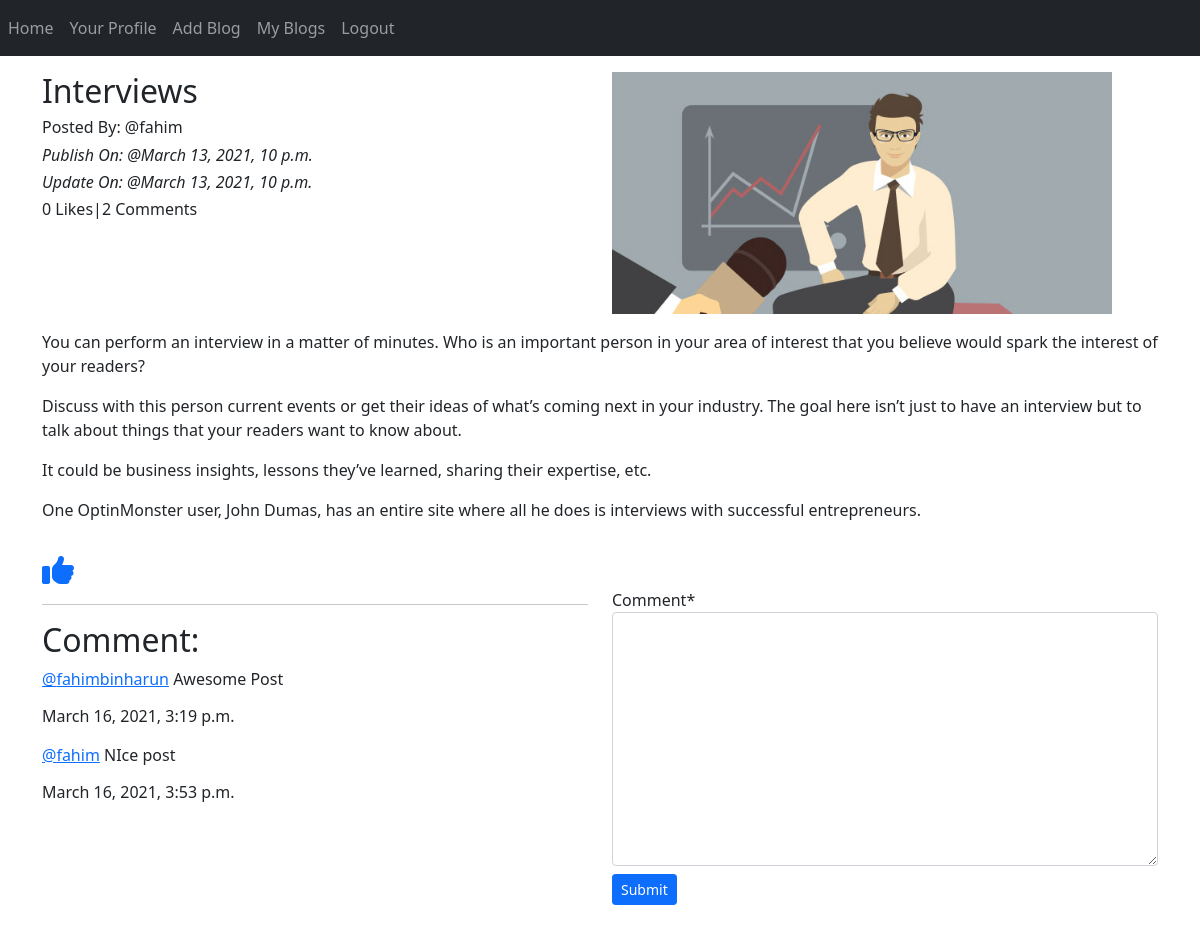
The app's page /blog/details/Interviews-a86efe61-82ed-43e3-b8c1-afc6fd99a917 (signed in) with its own data.
### App_Blog/models.py (models this page shows, shortened)
class Blog(models.Model):
    author = models.ForeignKey(User, on_delete=models.CASCADE, related_name='post_author')
    blog_title = models.CharField(max_length=264, verbose_name="Put a Title")
    slug = models.SlugField(max_length=264, unique=True)
    blog_content = models.TextField(verbose_name="What is on your Mind ")
    blog_image = models.ImageField(upload_to='blog_image', verbose_name='Image')
    publish_date = models.DateTimeField(auto_now_add=True)
    update_date = models.DateTimeField(auto_now_add=True)

class Comment(models.Model):
    blog = models.ForeignKey(Blog, on_delete=models.CASCADE, related_name='blog_comment')
    user = models.ForeignKey(User, on_delete=models.CASCADE, related_name='user_comment')
    comment = models.TextField()
    comment_date = models.DateTimeField(auto_now_add=True)

### App_Blog/views.py (the view, shortened to what this page needs)
# urls.py: path('details/<str:slug>', views.blog_details, name='blog_details'),
@login_required
def blog_details(request, slug):
    blog = Blog.objects.get(slug=slug)
    comment_form = CommentForm()
    already_liked = Likes.objects.filter(blog=blog, user=request.user)
    if already_liked:
        liked = True
    else:
        liked = False
    return render(request, 'App_Blog/blog_details.html',
                  context={'blog': blog, 'comment_form': comment_form, 'liked': liked, })

### App_Blog/forms.py
class CommentForm(forms.ModelForm):
    class Meta:
        model = Comment
        fields = ('comment',)

### templates/App_Blog/blog_details.html (shortened to what this page needs)
{% extends 'base.html' %}
{% load crispy_forms_tags %}
{% block body %}
<div class="row pt-3">
    <div class="col-sm-6" >
        <h2>{{ blog.blog_title }}</h2>
        <h6> Posted By: @{{ blog.author }}</h6>
        <i><h6> Publish On: @{{ blog.publish_date }}</h6></i>
        <i><h6> Update On: @{{ blog.update_date }}</h6></i>
        <h6>{{ blog.blog_liked.count }} Likes|{{ blog.blog_comment.count }} Comments</h6>
    </div>
    <div class="col-sm-6">
        <img src="/media/{{ blog.blog_image }}" alt="" width="500px">
    </div>
    <p>
    {{ blog.blog_content|linebreaks }}
    </p>
</div>
{% if not liked %}
<a href="{% url 'App_Blog:liked_post' pk=blog.pk %}">
    <i class="fa fa-thumbs-up fa-2x"></i>
</a>
{% else %}
<a href="{% url 'App_Blog:unliked_post' pk=blog.pk %}">
    <i class="fa fa-thumbs-down fa-2x"></i>
</a>
{% endif %}
<div class="row">
    <div class="col-sm-6">
        <hr>
        <h2>Comment: </h2>
        {% for comment in blog.blog_comment.all %}
        <p><a href="#">@{{ comment.user }}</a> {{ comment.comment }}<br>
        <h6>{{ comment.comment_date }}</h6></p>
        {% endfor %}
    </div>
    <div class="col-sm-6">
        <form method="POST">
            {{ comment_form|crispy }}
            <input type="submit" value="Submit" class="btn btn-primary btn-sm mt-2">
        </form>
    </div>
</div>
<br>
<br>
{% endblock %}

### records on screen
Blog: blog_title "Interviews", author "fahim", publish_date "March 13, 2021, 10 p.m.", update_date "March 13, 2021, 10 p.m.", blog_liked.count "0", blog_comment.count "2", blog_image (picture), blog_content "You can perform an interview in a matter of minutes. Who is an important person in your area of interest that you believe would spark the interest of your readers? Discuss with this person current events or get their ideas of what’s coming next in your industry. The goal here isn’t just to have an interview but to talk about things that your readers want to know about. It could be business insights, lessons they’ve learned, sharing their expertise, etc. One OptinMonster user, John Dumas, has an entire site where all he does is interviews with successful entrepreneurs."
Comment: user "fahimbinharun", comment "Awesome Post", comment_date "March 16, 2021, 3:19 p.m."
Comment: user "fahim", comment "NIce post", comment_date "March 16, 2021, 3:53 p.m."
